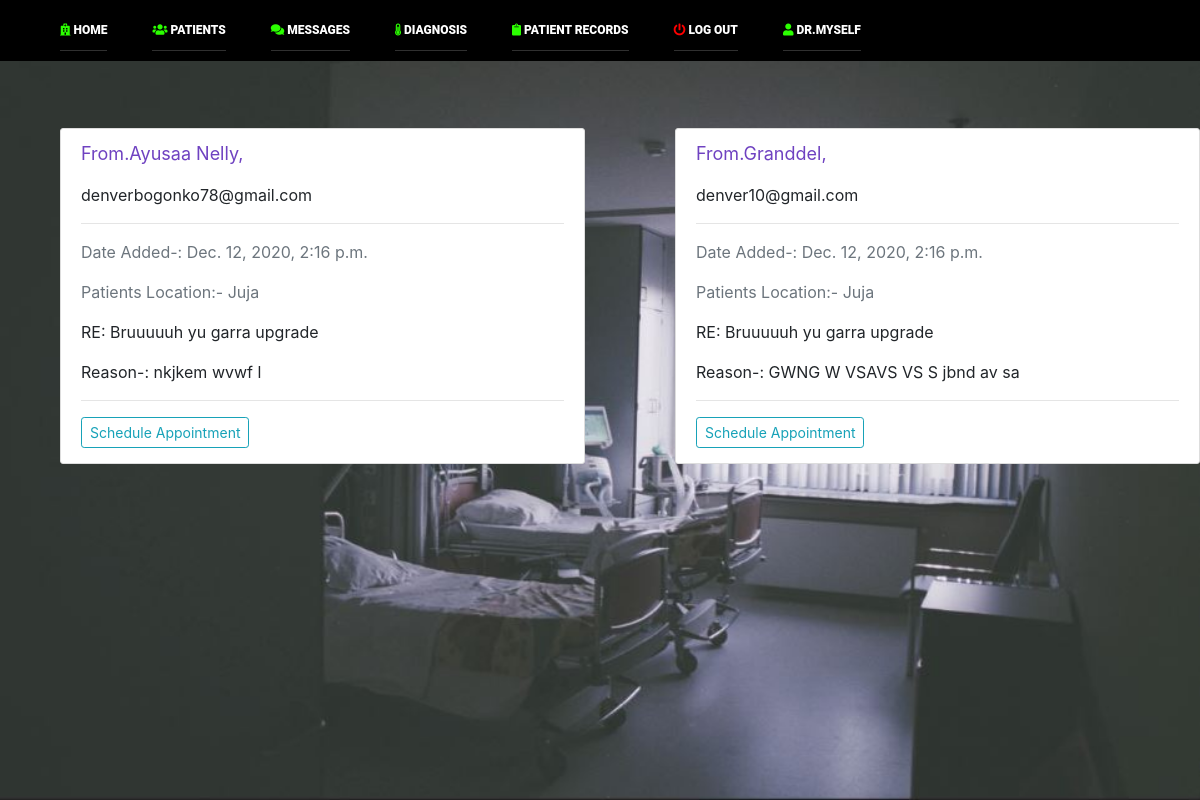
/dct_app/ (signed in), run on an earlier commit of the app's database.
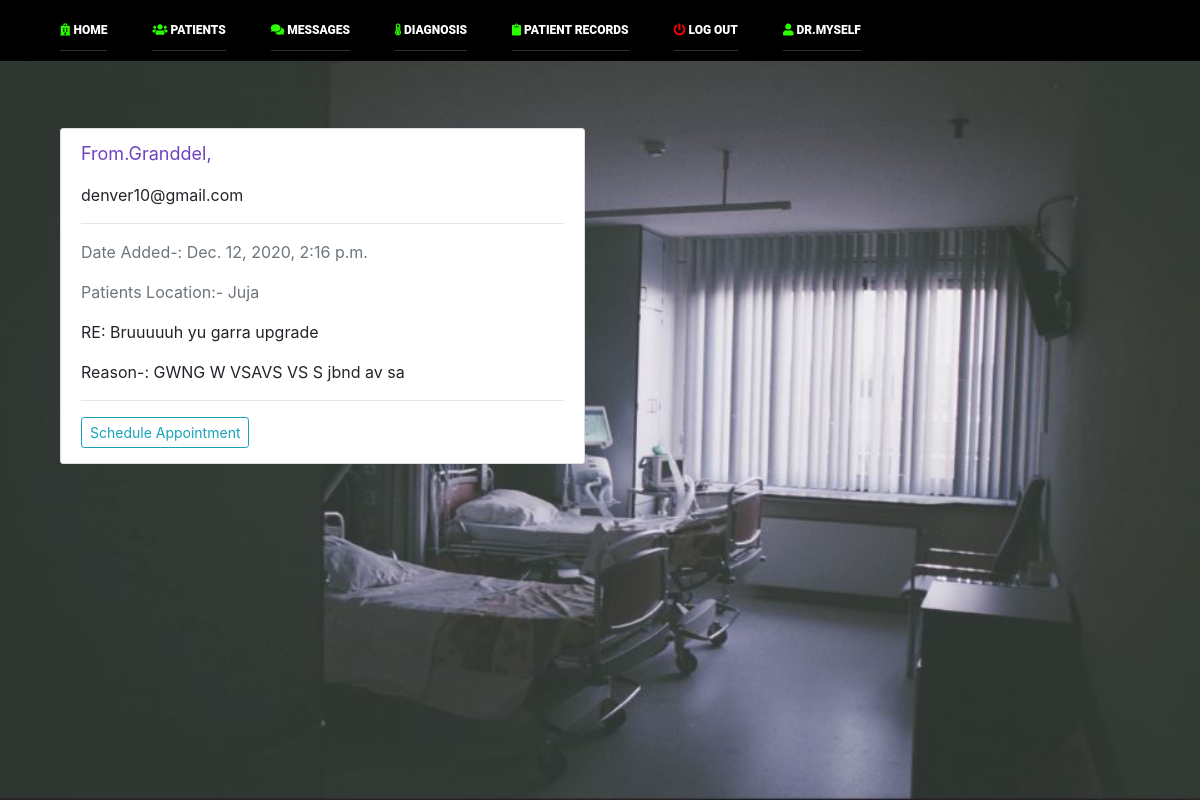
And on a later commit of the database.
### MyDoc/models.py (models this page shows, shortened)
class Appointment(models.Model):
    user = models.ForeignKey(User, null=True, on_delete=models.CASCADE, related_name="recrds")
    doc = models.ForeignKey('Doctors.Doctor', null=True, on_delete=models.PROTECT, related_name="dcts")
    name = models.CharField(max_length=40)
    date = models.DateTimeField(auto_now_add=True, null=True)
    subject = models.CharField(max_length=60, null=True)
    number = models.IntegerField()
    location = models.CharField(max_length=60, null=True, default="Juja")
    email = models.EmailField()
    message = models.TextField()
    waiting_status = models.BooleanField(default=True)

### Doctors/views.py (the view)
# urls.py: path('', views.indexview, name='index'),
def indexview(request):
    if request.user.is_authenticated:
        dcts = Appointment.objects.all().filter(doc__doctor_name=request.user, waiting_status=True)
        context = {
            'dcts': dcts
            }
        return render(request, 'Doctors/index.html', context)
    else:
        return redirect('Doctors:login_admn')

### Doctors/templates/Doctors/index.html (shortened to what this page needs)
{% extends 'Doctors/base.html' %}
{% load static %}
{% block content %}
<body>
<img src="{% static 'MyDoc/image/daan.jpg'%}" style="z-index: -1" class="bg" alt="">
<div class="container-fluid">
        <div class="col-md-10 col-xs-10 col-sm-10">
            <h3 class="round3" style="text-align: center;">My Appointments</h3>
        </div>
        <div class="col-md-1 col-xs-1 col-sm-1"></div>
</div>
    <br>
 <div class="row">
    {% if dcts %}
    {% for patient in dcts %}
        <div class="col-md-6">
    <div class="content-section" style="background: #ffffff; padding: 90px 20px 15px; border: 1px solid #dddddd; border-radius: 3px; margin-left: 60px; margin-top: 60px; margin-bottom: -60px;">
          <div class="media">
            <div class="media-body">
            <p class="account-heading" style="font-size: 18px; color: #6f42c1; margin-top: -79px;">From.{{ patient.name }},&nbsp; &nbsp; &nbsp; &nbsp; &nbsp; &nbsp; &nbsp; &nbsp; &nbsp; &nbsp; &nbsp; &nbsp; &nbsp; &nbsp; &nbsp; &nbsp;
            </p>
                <p>{{ patient.email }}</p>
                <hr>
                <p class="text-secondary">Date Added-: {{ patient.date }}</p>
                    <p class="text-secondary">Patients Location:-  {{ patient.location }}</p>
                <p>RE: {{ patient.subject }}</p>
                <p>Reason-: {{ patient.message }}</p>
                <hr>
                 <a href="{% url 'Doctors:dct_appnt' %}" class="btn btn-outline-info btn-sm" role="button">
                     Schedule Appointment
                 </a>
         </div>
    </div>
    </div>
</div>
   {% endfor %}
    {% endif %}
 </div>
</body>
{% endblock %}

What changed in the data, as far as the page shows it:
removed Appointment: name "Ayusaa Nelly", email "denverbogonko78@gmail.com", date "Dec. 12, 2020, 2:16 p.m.", location "Juja", subject "Bruuuuuh yu garra upgrade", message "nkjkem wvwf l"
